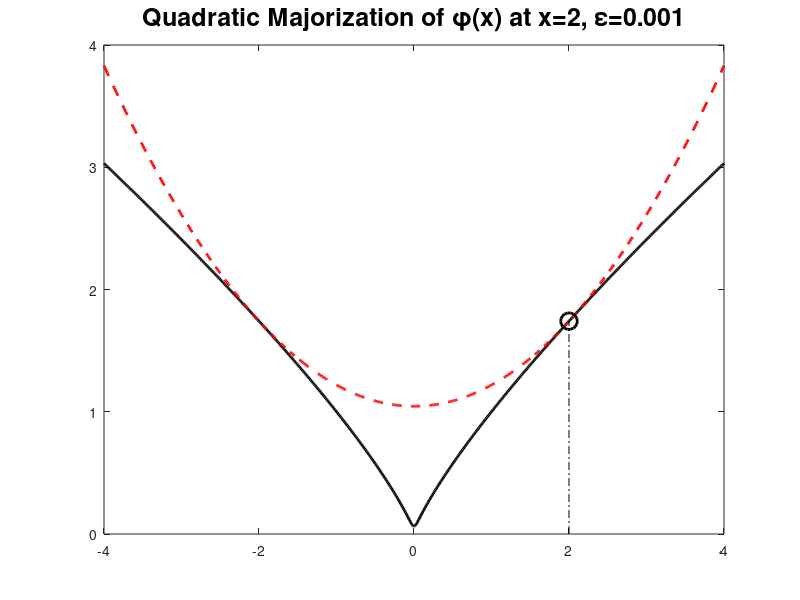

The MATLAB source for this figure: (Note: this script raises an error after producing the figure.)
%% Figure 2 for Radar2025
% Figure to illustrate quadratic majorization
%       phi=(abs(x).^2 + epsilon).^(q/2)
figure
q=0.8;
epsilon=0.001;
x0=2;
x = -4:0.01:4;
% the scalar function:
phi=(abs(x).^2 + epsilon).^(q/2);
% quadratic majorization
w0 = q/2*(x0^2+epsilon)^(q/2-1);
c0 = (x0^2+epsilon)^(q/2) - w0*x0^2;
phiMaj = c0+w0*x.^2;
% make plot
plot(x,phi,'k','LineWidth',2);
hold on
plot(x,phiMaj,'r--','LineWidth',2)
% overlay point of tangency
y0 = (abs(x0).^2 + epsilon).^(q/2);
plot(2,y0,'ko','MarkerSize',12,'LineWidth',2)
plot([2,2],[0,y0],'k-.')
title('Quadratic Majorization of \phi(x) at x=2, \epsilon=0.001','FontSize',18)
ax=gca;ax.FontSize = 16;
axis([-4 4 0 4])
grid on
